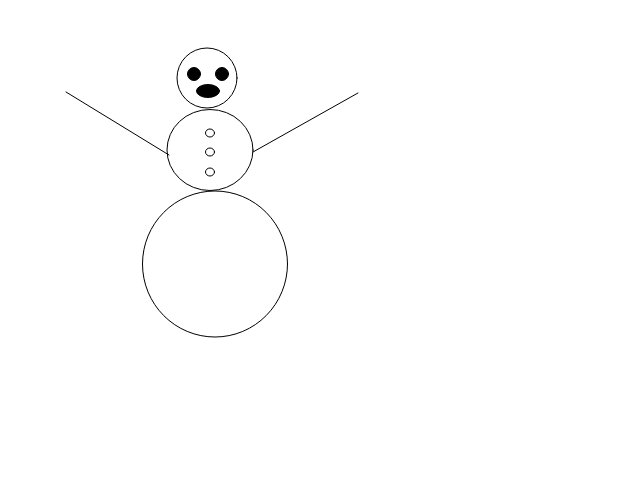
Frame 1 (no input)
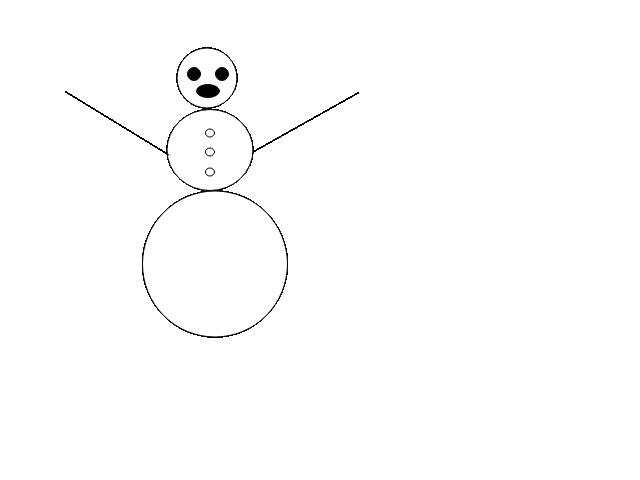
Frame 60 (no input)
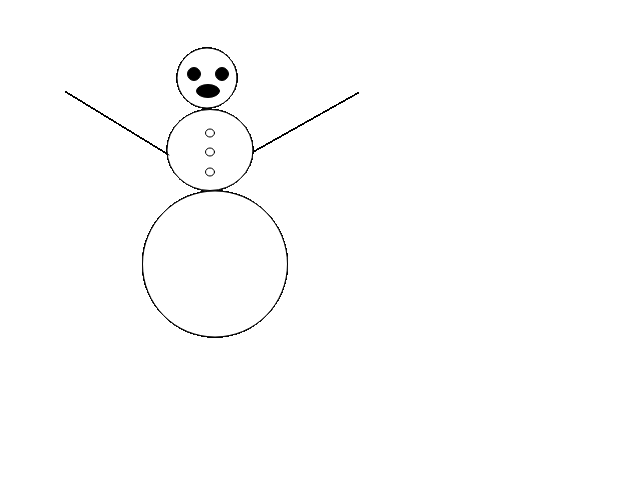
Frame 120 (the mouse pressed at the canvas centre since frame 60)

The p5.js sketch that drew these frames (run headless with seeded random() and noise() and a simulated clock; from frame 60 on, the mouse is pressed at the canvas centre):

// p5.js sketch
// ── sketch.js
/*---------------------------Snowman Assignment-------------*/

function setup() {
  // put setup code here
  createCanvas(640,480);

}

function draw() {
  // Snowman,Abdol,March 7
  
  //create head
  ellipse(207, 78, 60, 60);
  fill(0, 0, 0);
  ellipse (194,74,-13,13);
  ellipse(222,74,-13,13);
  ellipse(208,91,-23,13);
  fill(255, 255, 255);
  
  //create body
  ellipse(210,150,86,81);
  ellipse(215,264,145,146);
  
  //create arms
  line(66,92,169,155);
  line(358,93,253,152);
  
  //create buttons on chest 
  ellipse(210,133,-9,8);
  ellipse(210,152,-9,8);
  ellipse(210,172,-9,8);
}
